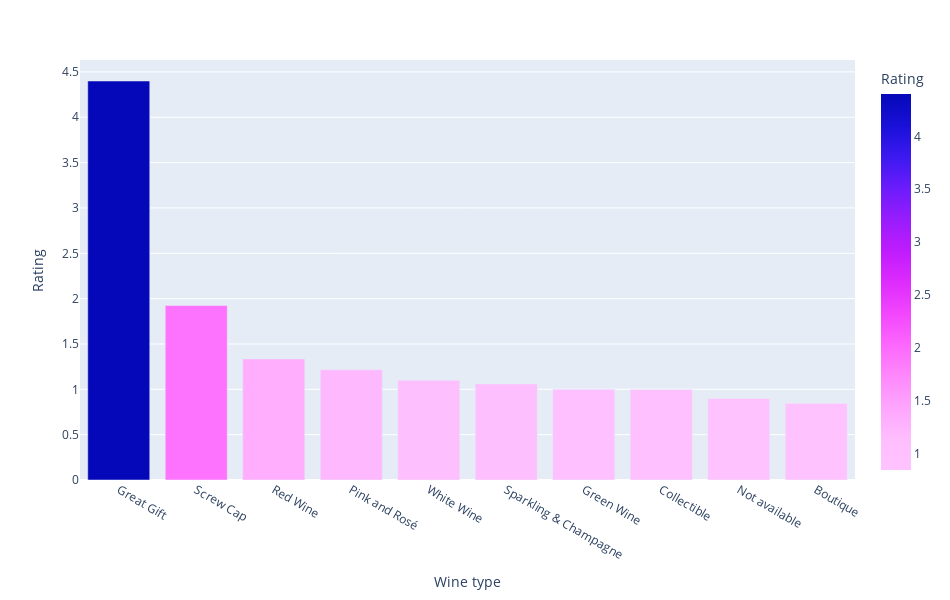

Notebook code cell kept with this figure:
### Markdown cell above
### Which wine has the highest rating?

### Code cell
most_by('Wine type', 'Rating')

### Figure 1 — Plotly figure (JSON) as saved in the notebook; plotly's stock layout.template omitted (floating-point values rounded to 4 significant figures)
{"data": [{"alignmentgroup": "True", "hovertemplate": "Wine type=%{x}<br>Rating=%{marker.color}<extra></extra>", "legendgroup": "", "marker": {"color": [4.4, 1.925, 1.335, 1.215, 1.101, 1.06, 1, 0.999, 0.8985, 0.8455], "coloraxis": "coloraxis", "pattern": {"shape": ""}}, "name": "", "offsetgroup": "", "orientation": "v", "showlegend": false, "textposition": "auto", "type": "bar", "x": ["Great Gift", "Screw Cap", "Red Wine", "Pink and Rosé", "White Wine", "Sparkling & Champagne", "Green Wine", "Collectible", "Not available", "Boutique"], "xaxis": "x", "y": [4.4, 1.925, 1.335, 1.215, 1.101, 1.06, 1, 0.999, 0.8985, 0.8455], "yaxis": "y"}], "layout": {"autosize": false, "barmode": "group", "coloraxis": {"colorbar": {"title": {"text": "Rating"}}, "colorscale": [[0, "#fec3fe"], [0.08333, "#febefe"], [0.1667, "#fea5fd"], [0.25, "#fe88fc"], [0.3333, "#fc67fd"], [0.4167, "#f246fe"], [0.5, "#dd2bfd"], [0.5833, "#bf1cfd"], [0.6667, "#981cfd"], [0.75, "#6b1cfb"], [0.8333, "#3c19f0"], [0.9167, "#1910d8"], [1, "#0508b8"]]}, "height": 600, "legend": {"tracegroupgap": 0}, "margin": {"t": 60}, "width": 950, "xaxis": {"anchor": "y", "domain": [0, 1], "title": {"text": "Wine type"}}, "yaxis": {"anchor": "x", "domain": [0, 1], "title": {"text": "Rating"}}}}
